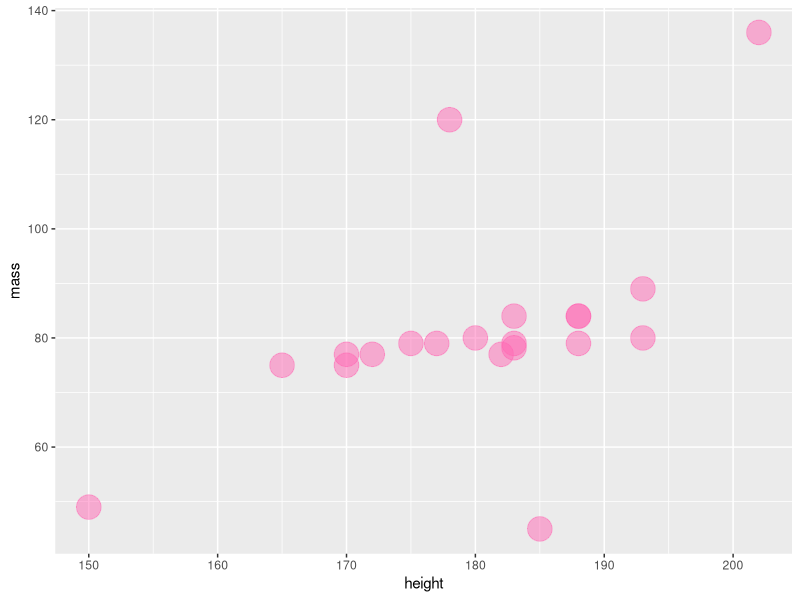

R code for this plot:
## ---- chunk 1
library(tidyverse)
## ---- chunk 2
six <- 3+3
## ---- chunk 3
starwars %>%  filter(species == 'Human') %>% 
  ggplot(aes(x=height, y=mass)) +
  geom_point(color = 'hotpink',
  size = 8,
  alpha = 0.5) 

## ---- chunk 4
# Team member 2

